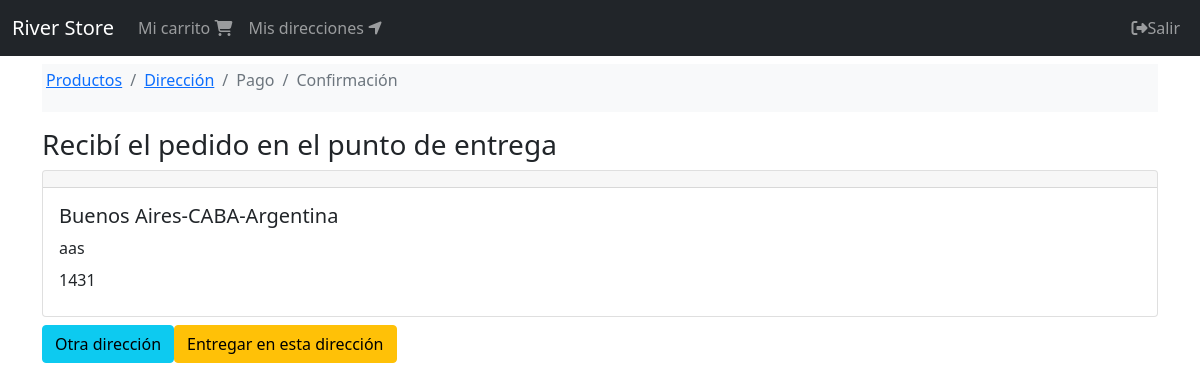
Screenshot of /orden/direccion (signed in) with the database file from the repository.
### shipping_addresses/models.py (models this page shows, shortened)
class ShippingAddress(models.Model):
    user = models.ForeignKey(User, null=False, blank=False, on_delete=models.CASCADE)
    line1 = models.CharField(max_length=200)
    line2 = models.CharField(max_length=200, blank=True)
    city=models.CharField(max_length=100)
    state=models.CharField(max_length=100)
    country=models.CharField(max_length=50)
    reference=models.CharField(max_length=300)
    postal_code=models.CharField(max_length=10, null=False, blank=False)
    default=models.BooleanField(default=False)
    created_at=models.DateTimeField(auto_now_add=True)
    @property
    def address(self):
        return f'{self.city}-{self.state}-{self.country}'

### orders/views.py (the view)
# urls.py: path('direccion', views.address, name='address'),
@login_required(login_url='login')
def address(request):
    cart = get_or_create_cart(request)
    order = get_or_create_order(cart, request)
    shipping_address = order.get_or_set_shipping_address()
    can_choose_address = request.user.shippingaddress_set.count() > 1
    return render(request, 'orders/address.html', {
        'order': order,
        'cart': cart,
        'breadcrumb': breadcrumb(address=True),
        'shipping_address': shipping_address,
        'can_choose_address': can_choose_address
    })

### carts/models.py (called while the page is built)
def set_cart_id(sender, instance, *args, **kwargs):
    if not instance.cart_id:
        instance.cart_id= str(uuid.uuid4())

    @property
    def order(self):
        return self.order_set.first()

### carts/utils.py (called while the page is built)
def get_or_create_cart(request):
    user = request.user if request.user.is_authenticated else None
    cart_id = request.session.get('cart_id')
    cart = Cart.objects.filter(cart_id = cart_id).first()
    if cart is None:
            cart = Cart.objects.create(user=user)
    if user and cart.user is None:
          cart.user = user
          cart.save()
    request.session['cart_id'] = cart.cart_id
    return cart

### orders/models.py (called while the page is built)
def set_order_id(sender, instance, *args, **kwargs):
    if not instance.order_id:
        instance.order_id = str(uuid.uuid4())

def set_total(sender, instance, *args, **kwargs):
    instance.total = instance.get_total()

    def get_or_set_shipping_address(self):
        if self.shipping_address:
            return self.shipping_address
        shipping_address = self.user.shipping_address
        if shipping_address:
            self.update_shipping_address(shipping_address)
        return shipping_address

    def update_shipping_address(self, shipping_address):
        self.shipping_address = shipping_address
        self.save()

    def get_total(self):
        return self.cart.total + self.shipping_total

### orders/utils.py (called while the page is built)
def get_or_create_order(cart, request):
    order = cart.order
    if order is None and request.user.is_authenticated:
        order = Order.objects.create(user = request.user, cart = cart)
    if order:
        request.session['order_id'] = order.order_id
    return order

def breadcrumb(products=True, payment=False, address=False, confirmation=False):
    return [
        {'title': 'Productos', 'active': products, 'url': reverse('orders:order')},
        {'title': 'Dirección', 'active': address, 'url': reverse('orders:address')},
        {'title': 'Pago', 'active': payment, 'url': reverse('orders:order')},
        {'title': 'Confirmación', 'active': confirmation, 'url': reverse('orders:order')}
    ]

### users/models.py (called while the page is built)
    @property
    def shipping_address(self):
        return self.shippingaddress_set.filter(default=True).first()

### orders/templates/orders/address.html (shortened to what this page needs)
{% extends 'base.html' %}
{% block breadcrumb %}
{% include 'orders/snippets/breadcrumb.html' %}
{% endblock %}
{% block content %}
<div class="col">
    {% if shipping_address %}
    <div class="h3">
        Recibí el pedido en el punto de entrega
    </div>
    <div>
        {% include 'shipping_addresses/snippets/shipping_address.html' %}
        <div class="mt-2 d-inline-flex">
            <div class="">
            {% if can_choose_address %}
                <a href="{% url 'orders:select_address' %}" class="btn btn-info">Otra dirección</a>
            </div>
            {% endif %}
            <div>
                <a href="{% url 'orders:confirm' %}" class="btn btn-warning">Entregar en esta dirección</a>
            </div>
        </div>
    </div>
    {% endif %}
</div>
{% endblock %}

### shipping_addresses/templates/shipping_addresses/snippets/shipping_address.html (shortened to what this page needs)
<div class="card">
    <h5 class="card-header"></h5>
    <div class="card-body">
        <h5 class="card-title">{{ shipping_address.address }}</h5>
        <div class="card-title">{{ shipping_address.reference }}</div>
        <div class="card-title">{{ shipping_address.postal_code }}</div>
    </div>
</div>

### rows the page displays
ShippingAddress: address "Buenos Aires-CABA-Argentina", reference "aas", postal_code "1431"

### other values shown
{{ item.title }} "Productos" "Dirección"
{{ item.title }} "Pago" "Confirmación"
